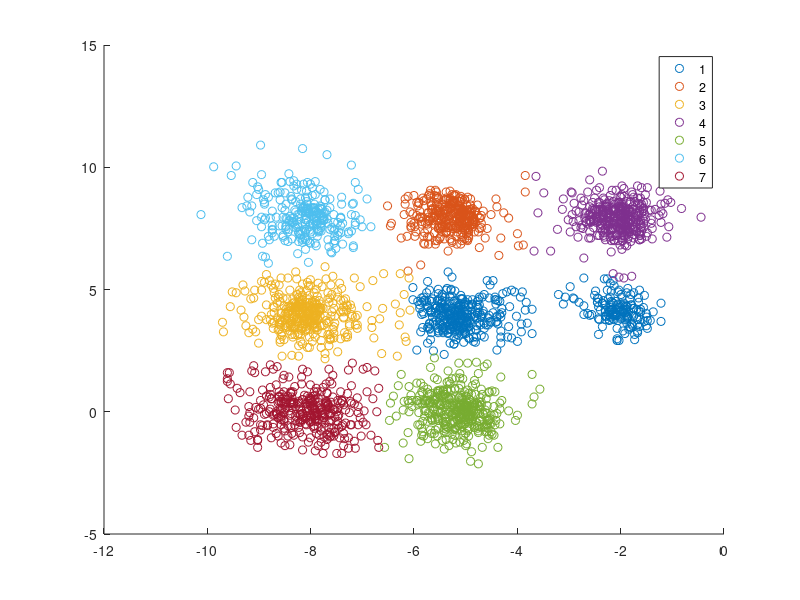
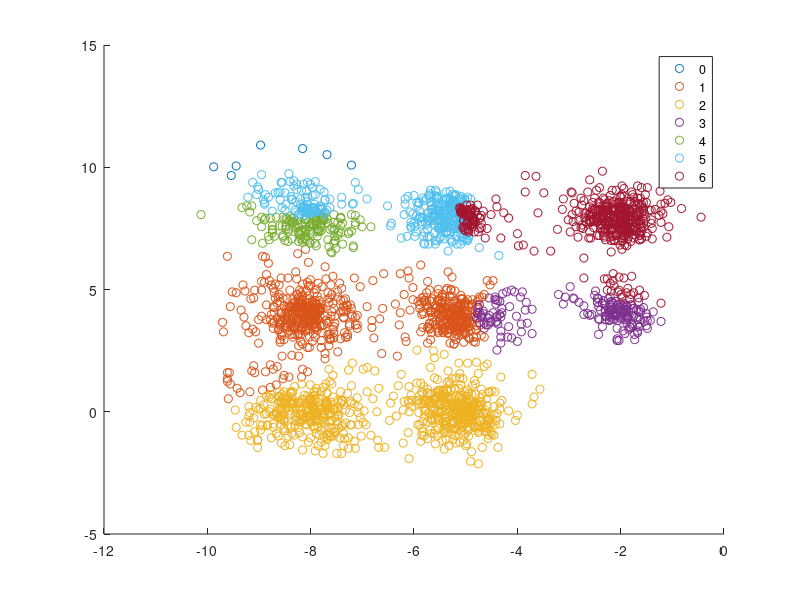

MATLAB code for these plots, in order: (Note: this script raises an error after producing the figures.)
d0 = importdata('gener2.txt');
[coeff, score,latent] = princomp(d0);
score = d0;
k = 7;
[idx,c] = kmeans(d0, k)
d = importdata('outputp.dat');
figure(1)
gscatter(score(:,1), score(:,2), idx);
figure(2)
gscatter(score(:,1), score(:,2),d(:,4));
figure(3)
histogram(d(:,4))
figure(4)
histogram(idx);
